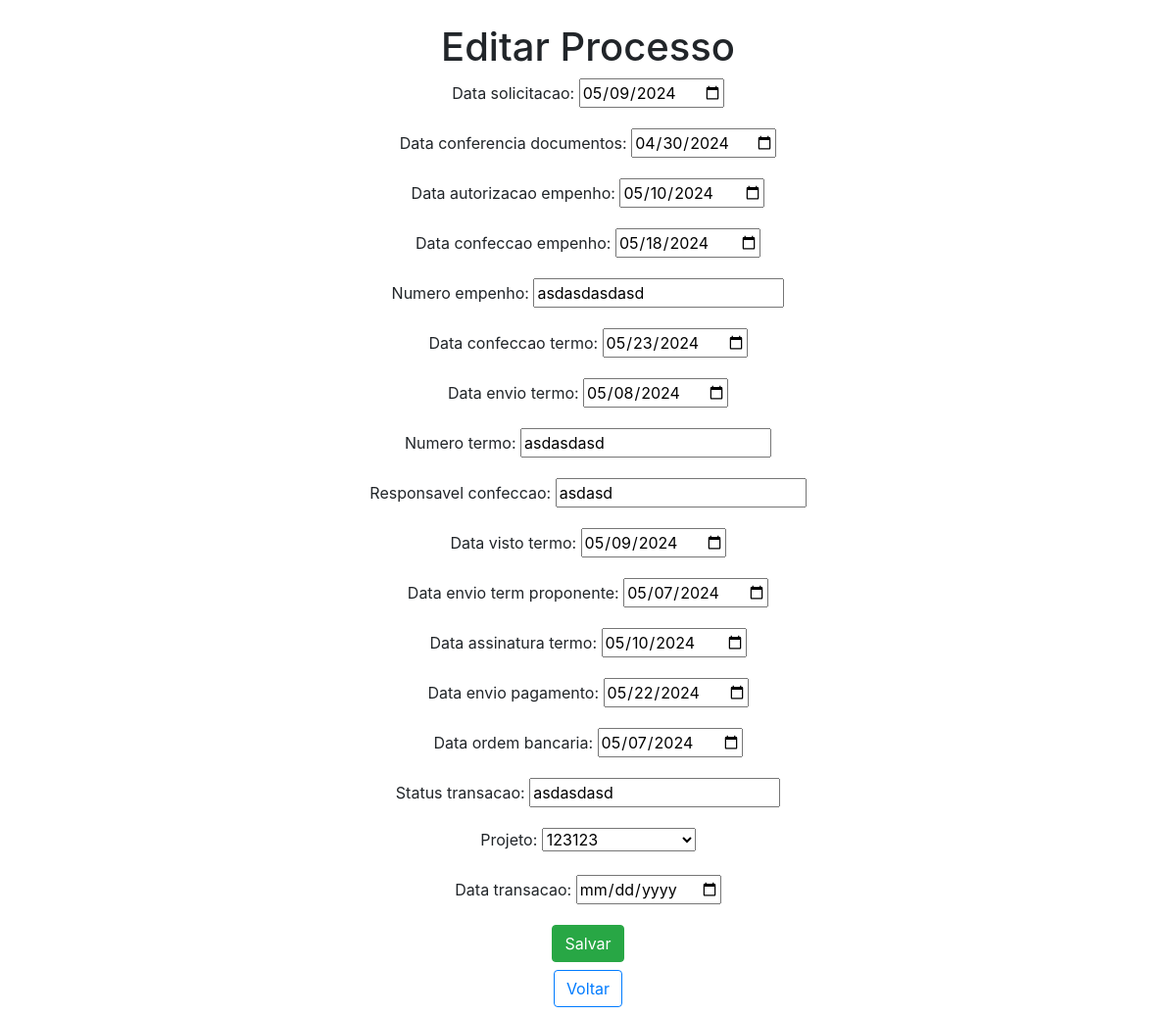
The app's page /edit_processo/1/ with its own data.
### app/models.py (models this page shows, shortened)
class Processo(models.Model):
    data_solicitacao = models.DateTimeField()
    data_conferencia_documentos = models.DateTimeField()
    data_autorizacao_empenho = models.DateTimeField()
    data_confeccao_empenho = models.DateTimeField()
    numero_empenho = models.CharField(max_length=30)
    data_confeccao_termo = models.DateTimeField()
    data_envio_termo = models.DateTimeField()
    numero_termo = models.CharField(max_length=30)
    responsavel_confeccao = models.CharField(max_length=100)
    data_visto_termo = models.DateTimeField()
    data_envio_term_proponente = models.DateTimeField()
    data_assinatura_termo = models.DateTimeField()
    data_envio_pagamento = models.DateTimeField()
    data_ordem_bancaria = models.DateTimeField()
    status_transacao = models.CharField(max_length=100)
    projeto = models.ForeignKey(Projeto, on_delete=models.CASCADE)

### app/views.py (the view)
# urls.py: path("edit_processo/<int:processo_id>/", edit_processo, name="edit_processo"),
def edit_processo(request, processo_id):
    processo = get_object_or_404(Processo, pk=processo_id)
    if request.method == 'POST':
        form = ProcessoForm(request.POST, instance=processo)
        if form.is_valid():
            form.save()
            return redirect('processo_html')
    else:
        form = ProcessoForm(instance=processo)
    return render(request, 'edit_processo.html', {'form': form})

### app/models.py (called while the page is built)
    def __str__(self):
        return self.titulo_projeto

### app/templates/edit_processo.html (shortened to what this page needs)
<!DOCTYPE html>
<html lang="en">
<head>
    <link rel="stylesheet" href="https://stackpath.bootstrapcdn.com/bootstrap/4.1.3/css/bootstrap.min.css">
</head>
<body>
  <div class="col-8 m-auto pt-4 pb-2 text-center">
        <h1>Editar Processo</h1>
        <form method="post">
            {{ form.as_p }}
            <button type="submit" class="btn btn-success">Salvar</button>
        </form>
        <a href="{% url 'processo_html' %}" class="btn btn-outline-primary mt-2">
             Voltar
        </a>
  </div>
</body>
</html>

### records on screen
Processo: data_solicitacao "05/09/2024", data_conferencia_documentos "04/30/2024", data_autorizacao_empenho "05/10/2024", data_confeccao_empenho "05/18/2024", numero_empenho "asdasdasdasd", data_confeccao_termo "05/23/2024", data_envio_termo "05/08/2024", numero_termo "asdasdasd", responsavel_confeccao "asdasd", data_visto_termo "05/09/2024", data_envio_term_proponente "05/07/2024", data_assinatura_termo "05/10/2024", data_envio_pagamento "05/22/2024", data_ordem_bancaria "05/07/2024", status_transacao "asdasdasd", projeto "123123"
